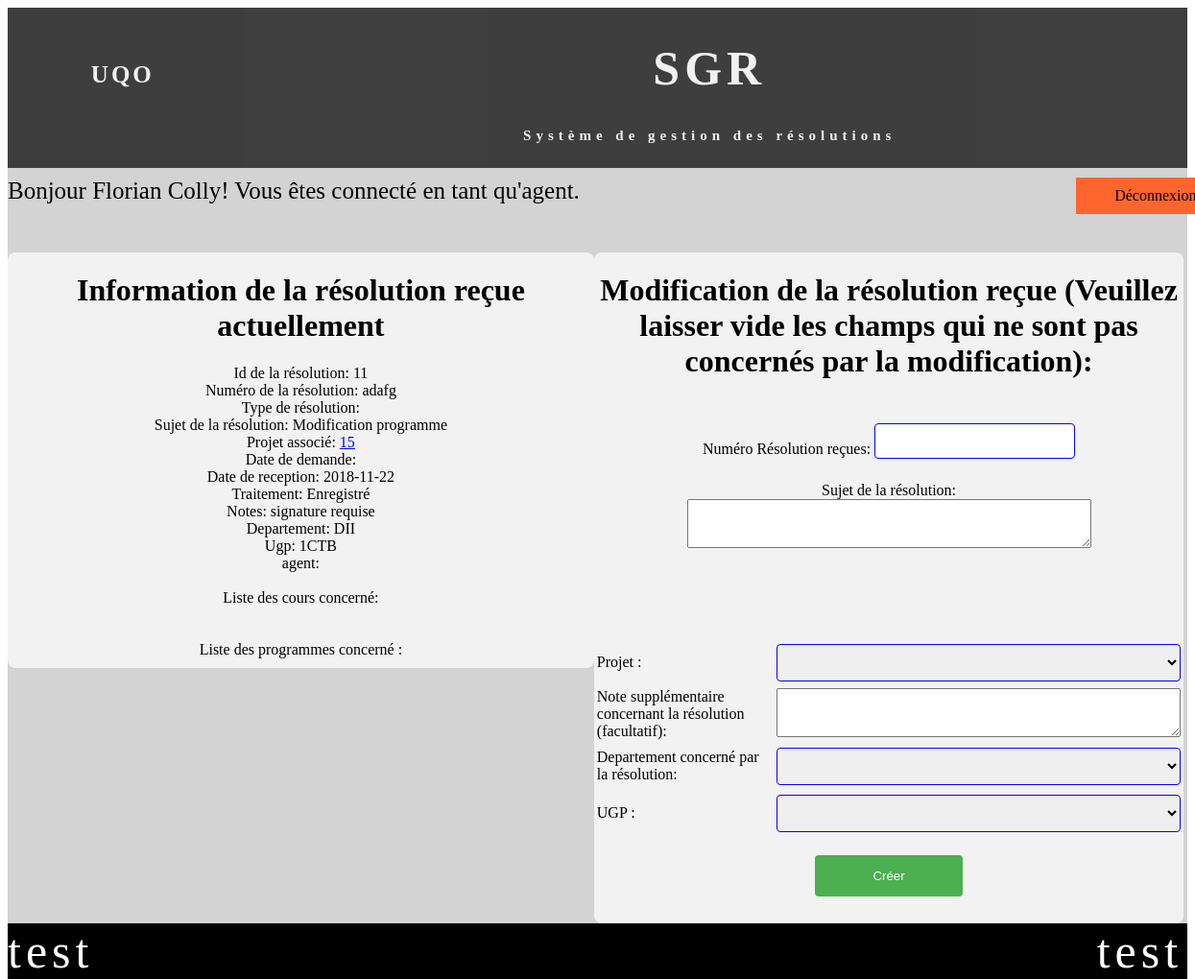
Screenshot of /index.php?action=modifierResoSoumi&num=11 (signed in) with the database file from the repository.
### tables this page shows
CREATE TABLE IF NOT EXISTS `receptionreso` (
  `id` int(5) NOT NULL AUTO_INCREMENT,
  `NumReception` varchar(10) NOT NULL,
  `Sujet` varchar(300) DEFAULT NULL,
  `NumProjet_id` int(11) DEFAULT NULL,
  `DateDemande` date DEFAULT NULL,
  `DateReception` date NOT NULL,
  `Traitement` varchar(60) DEFAULT NULL,
  `Notes` varchar(2000) DEFAULT NULL,
  `Departement_id` varchar(10) DEFAULT NULL,
  `codeUgp_id` varchar(10) DEFAULT NULL,
  `agent_id` varchar(50) DEFAULT NULL,
  PRIMARY KEY (`id`),
  UNIQUE KEY `NumReception` (`id`)
);

### controller/controlAgent.php (called while the page is built, shortened)
<?php
class controlAgent {
    private $vue;
    private $modelCour;
    private $modelProg;
    private $modelUgp;
    private $modelProjet;
    private $modelReceptionReso;
    private $modelDepartement;
    private $modelTypeResolution;
    function __construct() {
        $this->vue = new VueAgent();
        $this->modelCour = new Cour();
        $this->modelProg = new Programme();
        $this->modelUgp = new Ugp();
        $this->modelProjet = new Projet();
        $this->modelReceptionReso = new ReceptionReso();
        $this->modelDepartement = new Departement();
        $this->modelTypeResolution = new typeResolution();
    }
    public function modifierResoSoumi() {
        $id = filter_var($_GET["num"], FILTER_SANITIZE_NUMBER_INT);
        $reso = $this->modelReceptionReso->rechercheResoParId($id);
        $programmeReso = $this->modelProg->programmeAssocier($id);
        $courReso = $this->modelCour->courAssocier($id);
        $cour = $this->modelCour->allCourTrie();
        $prog = $this->modelProg->allProgrammeTrie();
        $ugp = $this->modelUgp->allUgpTrie();
        $projet = $this->modelProjet->allProjetTrie();
        $departement = $this->modelDepartement->allDepartementTrie();
        $type = $this->modelTypeResolution->rechercheTypeParReso($id);
        $this->vue->afficherFormulaireModif($reso, $programmeReso, $courReso, $cour, $prog, $ugp, $projet, $departement, $type);
    }
}

### model/receptionReso.php (called while the page is built, shortened)
<?php
class ReceptionReso {
    private $id;
    private $num;
    private $sujet;
    private $numProjet_id;
    private $dateReception;
    private $traitement;
    private $notes;
    private $departement_id;
    private $codeUgp_id;
    function creerReceptionReso($i, $n, $s, $np, $dd, $dr, $t, $nt, $d, $c, $a) {
        $reso = new ReceptionReso();
        $reso->id = $i;
        $reso->num = $n;
        $reso->sujet = $s;
        $reso->numProjet_id = $np;
        $reso->dateDemande = $dd;
        $reso->dateReception = $dr;
        $reso->traitement = $t;
        $reso->notes = $nt;
        $reso->departement_id = $d;
        $reso->codeUgp_id = $c;
        $reso->agent_id = $a;
        return ($reso);
    }
    function rechercheResoParId($id) {
        $bdd = new ConnexionBDD();
        $sql = "SELECT * FROM receptionreso WHERE id=$id";
        $result = mysqli_query($bdd->getConnexionBDD(), $sql);
        $reso = new ReceptionReso();
        while ($row = mysqli_fetch_array($result)) {
            $reso = $this->creerReceptionReso($row["id"], $row["NumReception"], $row["Sujet"], $row["NumProjet_id"], $row["DateDemande"], $row["DateReception"], $row["Traitement"], $row["Notes"], $row["Departement_id"], $row["codeUgp_id"], $row["agent_id"]);
        }
        return($reso);
    }
    function getId() {
        return $this->id;
    }
    function getNum() {
        return $this->num;
    }
    function getSujet() {
        return $this->sujet;
    }
    function getNumProjet_id() {
        return $this->numProjet_id;
    }
    function getDateReception() {
        return $this->dateReception;
    }
    function getTraitement() {
        return $this->traitement;
    }
    function getNotes() {
        return $this->notes;
    }
    function getDepartement_id() {
        return $this->departement_id;
    }
    function getCodeUgp_id() {
        return $this->codeUgp_id;
    }
}

### model/connexionBDD.php (called while the page is built, shortened)
<?php
class  ConnexionBDD
{
    private  $con;
    function __construct()
    {
        $this->con = mysqli_connect("localhost","root","","decanat");
        $this->con->set_charset('utf8');
    }
    public function getConnexionBDD() {
     return  $this->con;
   }
}
?>

### model/projet.php (called while the page is built, shortened)
<?php
class Projet {
    private $num;
    function creerProjet($no,$a, $d, $e, $n, $l) {
        $projet = new Projet();
        $projet->num = $no;
        $projet->agent=$a;
        $projet->description = $d;
        $projet->etat = $e;
        $projet->note = $n;
        $projet->lien = $l;
        return ($projet);
    }
    function allProjetTrie() {
        $bdd = new ConnexionBDD();
        $sql = "SELECT * FROM projet ORDER BY NumProjet ASC";
        $result = mysqli_query($bdd->getConnexionBDD(), $sql);
        $allProjet = array();
        while ($row = mysqli_fetch_array($result)) {
            $projet = $this->creerProjet($row["NumProjet"],$row["agent_id"] ,$row["DescriptionProjet"], $row["EtatProjet"], $row["Notes"], $row["LienDossier"]);
            array_push($allProjet, $projet);
        }
        return($allProjet);
    }
    function getNum() {
        return $this->num;
    }
}

### model/departement.php (called while the page is built, shortened)
<?php
class Departement {
    private $num;
    function creerDepartement($num, $nom, $secteur) {
        $projet = new Departement();
        $projet->num = $num;
        $projet->nom = $nom;
        $projet->secteur = $secteur;
        return ($projet);
    }
    function allDepartementTrie() {
        $bdd = new ConnexionBDD();
        $sql = "SELECT * FROM departement ORDER BY NumDepartement ASC";
        $result = mysqli_query($bdd->getConnexionBDD(), $sql);
        $allDepartement = array();
        while ($row = mysqli_fetch_array($result)) {
            $dep = $this->creerDepartement($row["NumDepartement"], $row["NomDepartement"], $row["NomSecteur_id"]);
            array_push($allDepartement , $dep);
        }
        return($allDepartement );
    }
    function getNum() {
        return $this->num;
    }
}

### model/ugp.php (called while the page is built, shortened)
<?php
class Ugp {
    private $code;
    private function creerUgp($c, $n, $cy, $num) {
        $ugp = new Ugp();
        $ugp->code = $c;
        $ugp->nom = $n;
        $ugp->cycle = $cy;
        $ugp->numDepart = $num;
        return ($ugp);
    }
    function allUgpTrie() {
        $bdd = new ConnexionBDD();
        $sql = "SELECT * FROM ugp ORDER BY CodeUGP ASC";
        $result = mysqli_query($bdd->getConnexionBDD(), $sql);
        $allUgp = array();
        while ($row = mysqli_fetch_array($result)) {
            $ugp = $this->creerUgp($row["CodeUGP"], $row["NomUGP"], $row["cycle"], $row["NumDepartement_id"]);
            array_push($allUgp, $ugp);
        }
        return($allUgp);
    }
    function getCode() {
        return $this->code;
    }
}

### view/vueAgent.php (the view, shortened to what this page needs)
<?php
class VueAgent {
    public function afficherFormulaireModif($reso, $programmeReso, $courReso, $cour, $programme, $ugp, $projet, $departement,$type) {
        $nbCour = 0;
        $nbProgramme = 0;
        echo('<div id="" class="row">
        <div id="divhalf1">
        <h1> Information de la résolution reçue actuellement </h1>
        Id de la résolution:    ' . $reso->getId() . '<br>
                Numéro de la résolution:    ' . $reso->getNum() . '<br>
                Type de  résolution:    ' . $type->getIdReso() . '<br>
                Sujet de la résolution:     ' . $reso->getSujet() . '<br>
                Projet associé:     <a href="index.php?action=projet&id=' . $reso->getNumProjet_id() . '"> ' . $reso->getNumProjet_id() . '</a><br>
                Date de demande:    ' . $reso->getDateDemande() . '<br>
                Date de reception:    ' . $reso->getDateReception() . '<br>
                Traitement:     ' . $reso->getTraitement() . '<br>
                Notes:  ' . $reso->getNotes() . '<br>
                Departement:    ' . $reso->getDepartement_id() . '<br>
                Ugp:    ' . $reso->getCodeUgp_id() . '<br>
                agent:  ' . $reso->getAgent_id() . '<br><br>
                     Liste des cours concerné: <br>
                ');
        echo('  <br> <br>Liste des programmes concerné :  <br>');
        echo('</div>
            <div id="divhalf2">
              <form action="index.php?action=traitementModifReso&id=' . $reso->getId() . '&nbCour=' . $nbCour . '&nbProg=' . $nbProgramme . '" class="formModifReso" method="POST">
        <h1> Modification de la résolution reçue (Veuillez laisser vide les champs qui ne sont pas concernés par la modification):</h1><br>
             <center>
             <table class="table1">
             <tr>
                <td><label for="num">Numéro Résolution reçues: </label></td>
        <td><input type="text" id="num"  name="num" ><br><br>
        </td></tr>
        </table>
         <div class="sujet">
        <label for="sujet">Sujet de la résolution:</label>
           <br>
                <textarea name="sujet" rows="3" cols="50" ></textarea>
                <br><br>
               </div>
               <center>
               <table class="table1">
            <tr>
            <td><label for="projet">Projet : </label></td>
         <td><select id="projet" name="projet">');
        echo('<option value=""></option>');
        foreach ($projet as $value) {
            echo('<option value="' . $value->getNum() . '">' . $value->getNum() . ': ' . $value->getDescription() . '</option>');
        }
        echo('</select></td></tr>  ');
        echo('<tr> <td><label for="noteReso">Note supplémentaire concernant la résolution (facultatif):</label></td>
           <br>
                 <td><textarea name="noteReso" rows="3" cols="50"  ></textarea></td></tr>
<tr>
                <td><label for="departement">Departement concerné par la résolution: </label></td>
                <td><select id="departement"  name="departement">');
        echo('<option value=""></option>');
        foreach ($departement as $value) {
            echo('<option value="' . $value->getNum() . '">' . $value->getNum() . ': ' . $value->getNom() . '</option>');
        }
        echo('</select></td>
        </tr>
                   <br>
<tr>
        <td><label for="ugp">UGP : </label></td>
         <td><select id="ugp" name="ugp">');
        echo('<option value=""></option>');
        foreach ($ugp as $value) {
            echo('<option value="' . $value->getCode() . '">' . $value->getcode() . ': ' . $value->getNom() . '</option>');
        }
        echo('</select><br></td></tr>');
        echo('<br><br></table>
          <tr><td><div id="divb"> <input type="submit" name="valider" value="Créer"></div></tr>
           </center>
           </div>
           </form>
           </div>
           ');
    }
}

### css/stylesheet.css (style rules this page uses)
html, body { height: 100%; }
.row:after { content: ""; display: table; clear: both; }
input[type=text], [type=password], select { width: 25%; padding: 10px 20px; margin: 15px 0; display: inline-block; border: 1px solid #ccc; border-radius: 4px; box-sizing: border-box; }
input[type=submit] { width: 25%; background-color: #4CAF50; color: white; padding: 14px 20px; margin: 18px 0; border: none; border-radius: 4px; cursor: pointer; }
.table1 td { text-align: left; }
.table1 input[type=text] { width: 100%; padding-left: 10px; margin: 3px 0; display: inline-block; text-align: center; border-radius: 4px; border: 1px solid blue; box-sizing:border-box; }
.table1 select { width: 100%; padding-left: 10px; margin: 3px 0; display: inline-block; border-radius: 4px; border: 1px solid blue; box-sizing:border-box; }
#divhalf1 { width: 49.7%; margin-top: 30px; border-radius: 8px; background-color: #f2f2f2; padding-bottom: 10px; text-align: center; float: left; }
#divhalf2 { width: 50%; margin-top: 30px; border-radius: 8px; background-color: #f2f2f2; padding-bottom:10px; text-align: center; float: left; }
#divb { width: 100%; text-align: center; }

### rows the page displays
receptionreso: id "11", NumReception "adafg", Sujet "Modification programme", NumProjet "15", DateReception "2018-11-22", Traitement "Enregistré", Notes "signature requise", Departement "DII", codeUgp "1CTB"

### other values shown
$_SESSION["prenom"] "Florian"
$_SESSION["nom"] "Colly"
